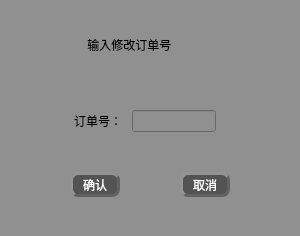
<?xml version="1.0" encoding="UTF-8"?>
<ui version="4.0">
 <class>storage_modify</class>
 <widget class="QWidget" name="storage_modify">
  <property name="geometry">
   <rect>
    <x>0</x>
    <y>0</y>
    <width>300</width>
    <height>236</height>
   </rect>
  </property>
  <property name="maximumSize">
   <size>
    <width>300</width>
    <height>236</height>
   </size>
  </property>
  <property name="windowTitle">
   <string>Form</string>
  </property>
  <property name="windowIcon">
   <iconset>
    <normalon>:/qt 图标/Customize.png</normalon>
   </iconset>
  </property>
  <property name="styleSheet">
   <string notr="true">font: 75 12pt &quot;楷体&quot;;
background-color: rgb(144, 144, 144);
color:rgb(0, 0, 0)</string>
  </property>
  <layout class="QGridLayout" name="gridLayout">
   <item row="1" column="1" colspan="2">
    <widget class="QLabel" name="label">
     <property name="styleSheet">
      <string notr="true">font: 75 14pt &quot;楷体&quot;;</string>
     </property>
     <property name="text">
      <string>    输入修改订单号</string>
     </property>
    </widget>
   </item>
   <item row="8" column="1" colspan="2">
    <spacer name="verticalSpacer_2">
     <property name="orientation">
      <enum>Qt::Vertical</enum>
     </property>
     <property name="sizeHint" stdset="0">
      <size>
       <width>20</width>
       <height>28</height>
      </size>
     </property>
    </spacer>
   </item>
   <item row="3" column="1">
    <layout class="QHBoxLayout" name="horizontalLayout">
     <item>
      <widget class="QLabel" name="label_2">
       <property name="styleSheet">
        <string notr="true">font: 12pt &quot;楷体&quot;;</string>
       </property>
       <property name="text">
        <string>订单号： </string>
       </property>
      </widget>
     </item>
     <item>
      <widget class="QLineEdit" name="lineEdit"/>
     </item>
    </layout>
   </item>
   <item row="6" column="1">
    <spacer name="verticalSpacer">
     <property name="orientation">
      <enum>Qt::Vertical</enum>
     </property>
     <property name="sizeHint" stdset="0">
      <size>
       <width>20</width>
       <height>34</height>
      </size>
     </property>
    </spacer>
   </item>
   <item row="3" column="0">
    <spacer name="horizontalSpacer_3">
     <property name="orientation">
      <enum>Qt::Horizontal</enum>
     </property>
     <property name="sizeHint" stdset="0">
      <size>
       <width>80</width>
       <height>20</height>
      </size>
     </property>
    </spacer>
   </item>
   <item row="7" column="0" colspan="3">
    <layout class="QHBoxLayout" name="horizontalLayout_2">
     <property name="spacing">
      <number>1</number>
     </property>
     <property name="rightMargin">
      <number>0</number>
     </property>
     <item>
      <widget class="QPushButton" name="pushButton">
       <property name="minimumSize">
        <size>
         <width>50</width>
         <height>25</height>
        </size>
       </property>
       <property name="maximumSize">
        <size>
         <width>50</width>
         <height>25</height>
        </size>
       </property>
       <property name="styleSheet">
        <string notr="true">QPushButton{
font: 75 11pt &quot;微软雅黑&quot;;
color:rgb(255, 255, 255);
background-color: rgb(83, 83, 83);
border-radius: 8px;
border: 3px groove rgb(98, 98, 98);
border-style: outset;
}
QPushButton:pressed{
border-style: inset;
}
QPushButton:hover{
background-color:rgb(0, 0, 0);
}

</string>
       </property>
       <property name="text">
        <string>确认</string>
       </property>
      </widget>
     </item>
     <item>
      <widget class="QPushButton" name="pushButton_2">
       <property name="minimumSize">
        <size>
         <width>50</width>
         <height>25</height>
        </size>
       </property>
       <property name="maximumSize">
        <size>
         <width>50</width>
         <height>25</height>
        </size>
       </property>
       <property name="styleSheet">
        <string notr="true">QPushButton{
font: 75 11pt &quot;微软雅黑&quot;;
color:rgb(255, 255, 255);
background-color: rgb(83, 83, 83);
border-radius: 8px;
border: 3px groove rgb(98, 98, 98);
border-style: outset;
}
QPushButton:pressed{
border-style: inset;
}
QPushButton:hover{
background-color:rgb(0, 0, 0);
}

</string>
       </property>
       <property name="text">
        <string>取消</string>
       </property>
      </widget>
     </item>
    </layout>
   </item>
   <item row="2" column="1">
    <spacer name="verticalSpacer_3">
     <property name="orientation">
      <enum>Qt::Vertical</enum>
     </property>
     <property name="sizeHint" stdset="0">
      <size>
       <width>0</width>
       <height>50</height>
      </size>
     </property>
    </spacer>
   </item>
   <item row="3" column="2">
    <spacer name="horizontalSpacer_2">
     <property name="orientation">
      <enum>Qt::Horizontal</enum>
     </property>
     <property name="sizeHint" stdset="0">
      <size>
       <width>90</width>
       <height>20</height>
      </size>
     </property>
    </spacer>
   </item>
   <item row="0" column="1">
    <spacer name="verticalSpacer_4">
     <property name="orientation">
      <enum>Qt::Vertical</enum>
     </property>
     <property name="sizeHint" stdset="0">
      <size>
       <width>20</width>
       <height>10</height>
      </size>
     </property>
    </spacer>
   </item>
  </layout>
 </widget>
 <resources/>
 <connections/>
</ui>
